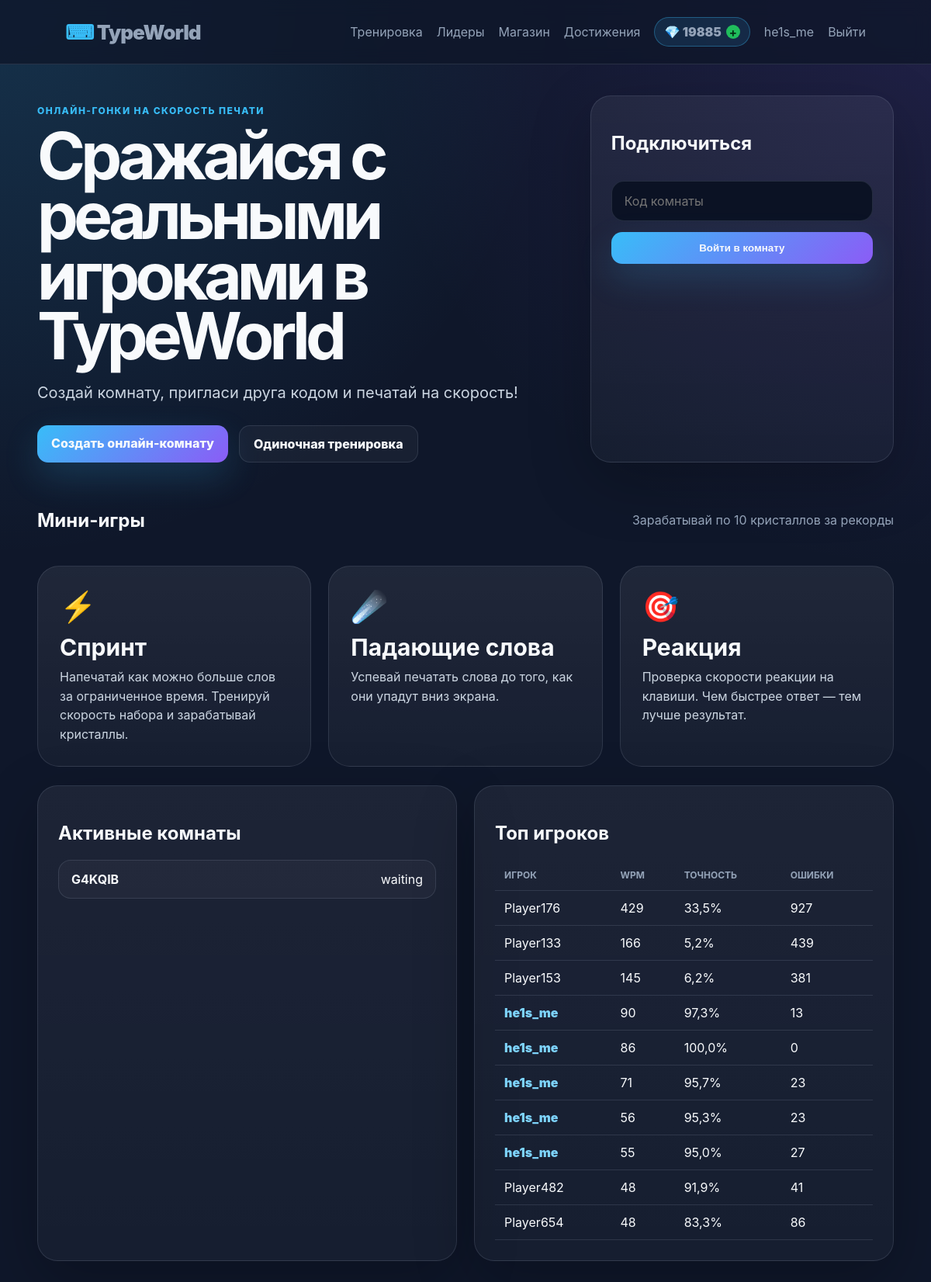
Screenshot of / (signed in) with the database file from the repository.
### races/models.py (models this page shows, shortened)
class RaceRoom(models.Model):
    code = models.SlugField(max_length=32, unique=True)
    text = models.ForeignKey(TypingText, on_delete=models.SET_NULL, null=True, blank=True)
    status = models.CharField(max_length=20, default='waiting')
    winner_name = models.CharField(max_length=80, blank=True, default='')
    created_at = models.DateTimeField(default=timezone.now)
    started_at = models.DateTimeField(null=True, blank=True)

class RaceResult(models.Model):
    user = models.ForeignKey(User, on_delete=models.SET_NULL, null=True, blank=True)
    room = models.ForeignKey(RaceRoom, on_delete=models.SET_NULL, null=True, blank=True)
    player_name = models.CharField(max_length=80, default='Игрок')
    wpm = models.PositiveIntegerField(default=0)
    accuracy = models.FloatField(default=0)
    errors = models.PositiveIntegerField(default=0)
    is_win = models.BooleanField(default=False)
    finished_at = models.DateTimeField(default=timezone.now)
    class Meta:
        ordering = ['-wpm', '-accuracy', 'errors']

### races/views.py (the view)
# urls.py: path('', views.home, name='home'),
def home(request):
    ensure_text()
    results = RaceResult.objects.select_related('room')[:10]
    rooms = RaceRoom.objects.order_by('-created_at')[:8]
    return render(request, 'races/home.html', {'results': results, 'rooms': rooms})

### races/context_processors.py (called while the page is built)
def _has_env_pair(a, b):
    return bool(os.environ.get(a, '').strip() and os.environ.get(b, '').strip())

### races/views.py (called while the page is built)
def ensure_text() -> TypingText:
    if not TypingText.objects.exists():
        title, author, source, content = get_random_gutenberg_fragment('ru')
        return TypingText.objects.create(title=title, author=author, source=source, content=content, language='ru')
    return TypingText.objects.order_by('?').first()

### races/templates/races/home.html (shortened to what this page needs)
{% extends 'races/base.html' %}
{% block content %}
<section class="hero">
  <div>
    <p class="eyebrow">Онлайн-гонки на скорость печати</p>
    <h1>Сражайся с реальными игроками в TypeWorld</h1>
    <p class="lead">Создай комнату, пригласи друга кодом и печатай на скорость!</p>
    <div class="actions">
      <a class="btn primary" href="{% url 'create_room' %}">Создать онлайн-комнату</a>
      <a class="btn" href="{% url 'race_solo' %}">Одиночная тренировка</a>
    </div>
  </div>
  <form class="join-card" method="post" action="{% url 'join_room' %}">
    <h2>Подключиться</h2>
    <input name="code" placeholder="Код комнаты" autocomplete="off">
    <button class="btn primary" type="submit">Войти в комнату</button>
  </form>
</section>
<section class="home-games">
    <div class="section-head">
        <h2>Мини-игры</h2>
        <span class="muted">Зарабатывай по 10 кристаллов за рекорды</span>
    </div>
    <div class="game-menu">
        <a href="{% url 'game_sprint' %}" class="game-card">
            <div class="game-icon">⚡</div>
            <h2>Спринт</h2>
            <p>
                Напечатай как можно больше слов за ограниченное время.
                Тренируй скорость набора и зарабатывай кристаллы.
            </p>
        </a>
        <a href="{% url 'game_falling_words' %}" class="game-card">
            <div class="game-icon">☄️</div>
            <h2>Падающие слова</h2>
            <p>
                Успевай печатать слова до того,
                как они упадут вниз экрана.
            </p>
        </a>
        <a href="{% url 'game_reaction' %}" class="game-card">
            <div class="game-icon">🎯</div>
            <h2>Реакция</h2>
            <p>
                Проверка скорости реакции на клавиши.
                Чем быстрее ответ — тем лучше результат.
            </p>
        </a>
    </div>
</section>
<section class="grid two">
  <div class="card">
    <h2>Активные комнаты</h2>
    {% for room in rooms %}
      <a class="room-row" href="{% url 'room' room.code %}">
        <strong>{{ room.code }}</strong><span>{{ room.status }}</span>
      </a>
    {% empty %}
      <p class="muted">Комнат пока нет.</p>
    {% endfor %}
  </div>
  <div class="card">
    <h2>Топ игроков</h2>
    {% include 'races/results_table.html' %}
  </div>
</section>
{% endblock %}

### races/templates/races/base.html (shortened to what this page needs)
{% load static %}
<!doctype html>
<html lang="ru">
<head>
  <link rel="stylesheet" href="{% static 'races/css/style.css' %}">
</head>
<body>
  <nav class="nav">
    <a class="brand" href="/">TypeWorld</a>
    <div class="nav-links">
      <a href="{% url 'race_solo' %}">Тренировка</a>
      <a href="{% url 'leaderboard' %}">Лидеры</a>
      <a href="{% url 'shop' %}">Магазин</a>
      {% if user.is_authenticated %}
        <a href="{% url 'achievements' %}">Достижения</a>
        <a class="crystal-balance" href="{% url 'buy_crystals' %}" title="Купить кристаллики">💎 {{ typeworld_crystals }} <b class="crystal-plus">+</b></a>
        <a href="{% url 'profile' %}">{{ user.username }}</a>
        <a href="{% url 'logout' %}">Выйти</a>
      {% else %}
        <a href="{% url 'login' %}">Войти</a>
      {% endif %}
    </div>
  </nav>
  <main class="container">
    {% block content %}{% endblock %}
  </main>
</body>
</html>

### races/templates/races/results_table.html
<table class="table">
  <thead><tr><th>Игрок</th><th>WPM</th><th>Точность</th><th>Ошибки</th></tr></thead>
  <tbody>
  {% for result in results %}
    <tr><td>{% if result.user_id %}<a class="profile-link" href="{% url 'public_profile' result.user_id %}">{{ result.player_name }}</a>{% else %}{{ result.player_name }}{% endif %}</td><td>{{ result.wpm }}</td><td>{{ result.accuracy|floatformat:1 }}%</td><td>{{ result.errors }}</td></tr>
  {% empty %}
    <tr><td colspan="4">Пока нет результатов</td></tr>
  {% endfor %}
  </tbody>
</table>

### races/static/races/css/style.css (style rules this page uses)
:root { --bg:#0f172a;--panel:#111c33;--card:#16213b;--muted:#94a3b8;--text:#f8fafc;--accent:#38bdf8;--accent2:#8b5cf6;--danger:#fb7185;--ok:#22c55e;--border:rgba(148,163,184,.18) }
* { box-sizing:border-box }
body { margin:0;background:radial-gradient(circle at top left,rgba(56,189,248,.16),transparent 35%),radial-gradient(circle at top right,rgba(139,92,246,.14),transparent 36%),var(--bg);color:var(--text);font-family:Inter,Segoe UI,Arial,sans-serif;min-height:100vh }
.nav { display:flex;justify-content:space-between;align-items:center;padding:22px 7vw;border-bottom:1px solid var(--border);backdrop-filter:blur(10px);position:sticky;top:0;background:rgba(15,23,42,.78);z-index:2 }
.brand { font-size:26px;font-weight:900;color:var(--text);text-decoration:none;letter-spacing:-.04em }
.brand:before { content:'⌨ ';color:var(--accent) }
.nav-links { display:flex;gap:18px;align-items:center }
.nav a { color:var(--muted);text-decoration:none }
.container { width:min(1180px,92vw);margin:36px auto }
.hero { display:grid;grid-template-columns:1.4fr .8fr;gap:28px;align-items:stretch;margin:40px 0 }
.hero h1 { font-size:clamp(42px,7vw,84px);line-height:.92;margin:10px 0 20px;letter-spacing:-.07em }
.lead { font-size:20px;color:#cbd5e1;max-width:680px;line-height:1.55 }
.eyebrow { color:var(--accent);font-weight:800;text-transform:uppercase;letter-spacing:.12em;font-size:12px }
.actions { display:flex;gap:14px;flex-wrap:wrap;margin-top:26px }
.btn { border:1px solid var(--border);background:rgba(255,255,255,.04);color:var(--text);padding:13px 18px;border-radius:14px;text-decoration:none;font-weight:800;cursor:pointer;display:inline-block }
.btn.primary { border:0;background:linear-gradient(135deg,var(--accent),var(--accent2));box-shadow:0 18px 45px rgba(56,189,248,.18) }
.card,.join-card,.auth-card { background:linear-gradient(180deg,rgba(255,255,255,.06),rgba(255,255,255,.03));border:1px solid var(--border);border-radius:26px;padding:26px;box-shadow:0 24px 80px rgba(0,0,0,.24) }
.join-card,.auth-card { display:flex;flex-direction:column;gap:14px }
.grid.two { display:grid;grid-template-columns:1fr 1fr;gap:22px }
input,textarea { width:100%;background:#0b1224;border:1px solid var(--border);border-radius:16px;color:var(--text);padding:15px 16px;font:inherit;outline:none }
.room-row { display:flex;justify-content:space-between;align-items:center;color:var(--text);text-decoration:none;border:1px solid var(--border);border-radius:16px;padding:14px 16px;margin:10px 0;background:rgba(255,255,255,.03) }
.muted { color:var(--muted) }
.table { width:100%;border-collapse:collapse }
.table th,.table td { padding:12px;border-bottom:1px solid var(--border);text-align:left }
.table th { color:var(--muted);font-size:12px;text-transform:uppercase }
.section-head { display:flex;align-items:center;justify-content:space-between;gap:14px }
.game-menu { display:grid;grid-template-columns:repeat(3,minmax(0,1fr));gap:22px;margin:24px 0 }
.home-games { margin-top:6px;margin-bottom:24px }
.game-card { display:block;text-decoration:none;color:var(--text);background:linear-gradient(180deg,rgba(255,255,255,.07),rgba(255,255,255,.035));border:1px solid var(--border);border-radius:28px;padding:28px;min-height:220px;transition:transform .15s,border-color .15s,box-shadow .15s }
.game-card h2 { font-size:30px;margin:12px 0 8px }
.game-card p { color:#cbd5e1;line-height:1.55;margin:0 }
.game-icon { font-size:38px }
.crystal-balance { display:inline-flex;align-items:center;gap:6px;border:1px solid rgba(56,189,248,.35);background:rgba(56,189,248,.12);color:#e0f2fe;border-radius:999px;padding:8px 12px;font-weight:900;white-space:nowrap }
.crystal-balance { text-decoration:none }
.crystal-plus { display:inline-grid;place-items:center;width:18px;height:18px;border-radius:999px;background:rgba(34,197,94,.95);color:#052e16;font-size:15px;line-height:1 }
.profile-link { color:#7dd3fc;text-decoration:none;font-weight:900 }

### rows the page displays
RaceRoom: code "G4KQIB", status "waiting"
RaceResult: player_name "Player176", wpm "429", accuracy "33,5", errors "927"
RaceResult: player_name "Player133", wpm "166", accuracy "5,2", errors "439"
RaceResult: player_name "Player153", wpm "145", accuracy "6,2", errors "381"
RaceResult: player_name "he1s_me", wpm "90", accuracy "97,3", errors "13"
RaceResult: player_name "he1s_me", wpm "86", accuracy "100,0", errors "0"
RaceResult: player_name "he1s_me", wpm "71", accuracy "95,7", errors "23"
RaceResult: player_name "he1s_me", wpm "56", accuracy "95,3", errors "23"
RaceResult: player_name "he1s_me", wpm "55", accuracy "95,0", errors "27"
RaceResult: player_name "Player482", wpm "48", accuracy "91,9", errors "41"
RaceResult: player_name "Player654", wpm "48", accuracy "83,3", errors "86"

### other values shown
{{ typeworld_crystals }} "19885"
{{ user.username }} "he1s_me"
